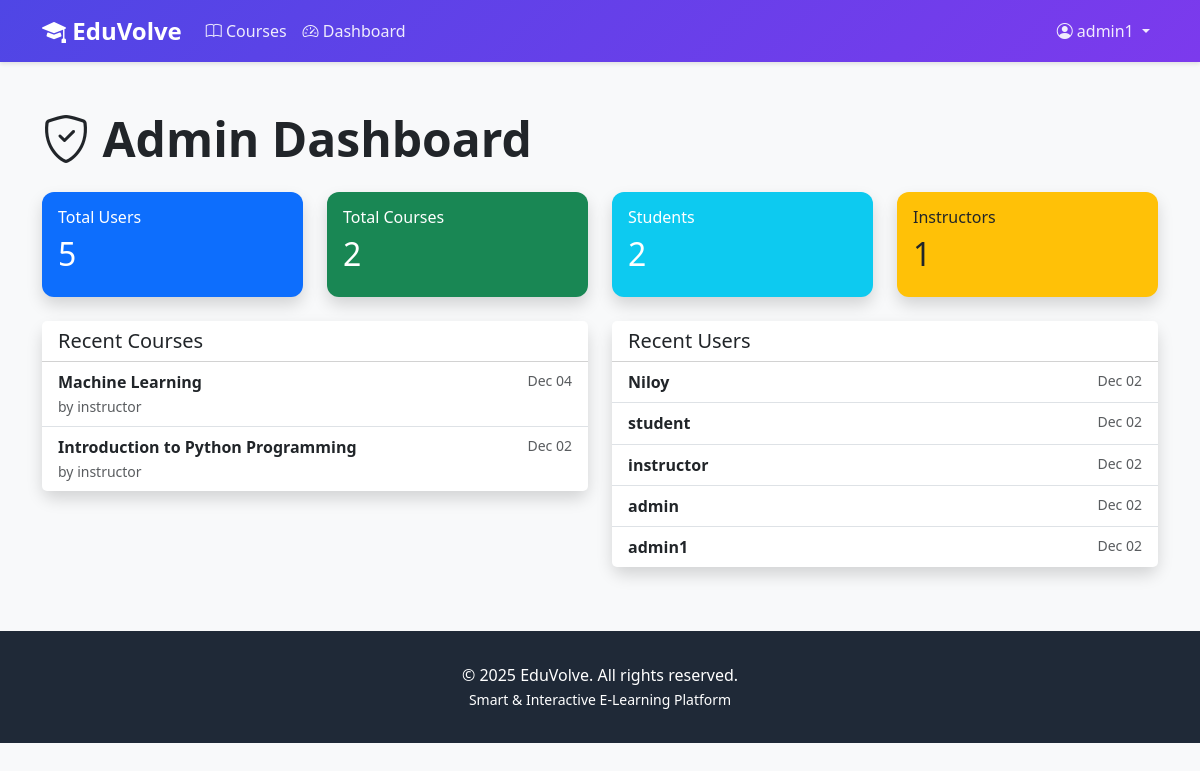
The app's page /courses/dashboard/ (signed in), older data.
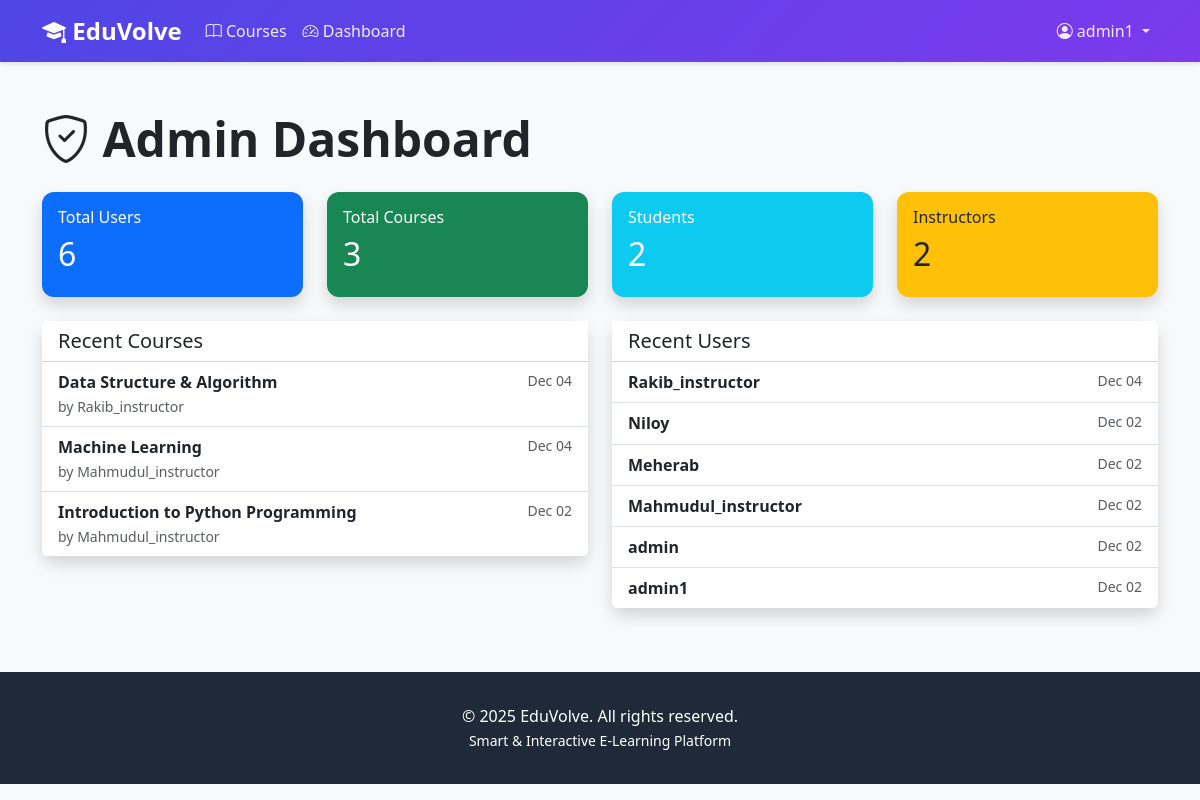
The same page, newer data.
### courses/models.py (models this page shows, shortened)
class Course(models.Model):
    class Level(models.TextChoices):
        BEGINNER = 'BEGINNER', 'Beginner'
        INTERMEDIATE = 'INTERMEDIATE', 'Intermediate'
        ADVANCED = 'ADVANCED', 'Advanced'
    title = models.CharField(max_length=200)
    description = models.TextField()
    instructor = models.ForeignKey(
        User,
        on_delete=models.CASCADE,
        related_name='courses_taught',
        limit_choices_to={'role': 'INSTRUCTOR'}
    )
    thumbnail = models.ImageField(upload_to='course_thumbnails/', blank=True, null=True)
    level = models.CharField(max_length=20, choices=Level.choices, default=Level.BEGINNER)
    duration_weeks = models.IntegerField(default=4, validators=[MinValueValidator(1)])
    is_published = models.BooleanField(default=False)
    created_at = models.DateTimeField(auto_now_add=True)
    updated_at = models.DateTimeField(auto_now=True)
    class Meta:
        ordering = ['-created_at']

### accounts/models.py (models this page shows, shortened)
class User(AbstractUser):
    class Role(models.TextChoices):
        ADMIN = 'ADMIN', 'Admin'
        INSTRUCTOR = 'INSTRUCTOR', 'Instructor'
        STUDENT = 'STUDENT', 'Student'
    role = models.CharField(
        max_length=20,
        choices=Role.choices,
        default=Role.STUDENT
    )
    bio = models.TextField(blank=True, null=True)
    profile_picture = models.ImageField(
        upload_to='profiles/',
        blank=True,
        null=True
    )
    phone = models.CharField(max_length=15, blank=True, null=True)
    date_of_birth = models.DateField(blank=True, null=True)
    total_points = models.IntegerField(default=0, validators=[MinValueValidator(0)])
    current_streak = models.IntegerField(default=0, validators=[MinValueValidator(0)])
    longest_streak = models.IntegerField(default=0, validators=[MinValueValidator(0)])
    last_activity_date = models.DateField(blank=True, null=True)
    created_at = models.DateTimeField(auto_now_add=True)
    updated_at = models.DateTimeField(auto_now=True)
    class Meta:
        ordering = ['-date_joined']
    def is_admin(self):
        return self.role == self.Role.ADMIN
    def is_student(self):
        return self.role == self.Role.STUDENT

### courses/views.py (the view)
# urls.py: path('dashboard/', views.dashboard, name='dashboard'),
@login_required
def dashboard(request):
    if request.user.is_admin():
        return admin_dashboard(request)
    elif request.user.is_instructor():
        return instructor_dashboard(request)
    else:
        return student_dashboard(request)

### courses/views.py (called while the page is built)
@login_required
def admin_dashboard(request):
    total_users = User.objects.count()
    total_courses = Course.objects.count()
    total_students = User.objects.filter(role='STUDENT').count()
    total_instructors = User.objects.filter(role='INSTRUCTOR').count()
    recent_courses = Course.objects.all()[:5]
    recent_users = User.objects.all()[:10]
    context = {
        'total_users': total_users,
        'total_courses': total_courses,
        'total_students': total_students,
        'total_instructors': total_instructors,
        'recent_courses': recent_courses,
        'recent_users': recent_users,
    }
    return render(request, 'courses/admin_dashboard.html', context)

### templates/courses/admin_dashboard.html (shortened to what this page needs)
{% extends 'base.html' %}
{% block content %}
<div class="container my-5">
    <h1 class="display-5 fw-bold mb-4">
        <i class="bi bi-shield-check"></i> Admin Dashboard
    </h1>
    <div class="row mb-4">
        <div class="col-md-3">
            <div class="card bg-primary text-white shadow">
                <div class="card-body">
                    <h6>Total Users</h6>
                    <h2>{{ total_users }}</h2>
                </div>
            </div>
        </div>
        <div class="col-md-3">
            <div class="card bg-success text-white shadow">
                <div class="card-body">
                    <h6>Total Courses</h6>
                    <h2>{{ total_courses }}</h2>
                </div>
            </div>
        </div>
        <div class="col-md-3">
            <div class="card bg-info text-white shadow">
                <div class="card-body">
                    <h6>Students</h6>
                    <h2>{{ total_students }}</h2>
                </div>
            </div>
        </div>
        <div class="col-md-3">
            <div class="card bg-warning text-dark shadow">
                <div class="card-body">
                    <h6>Instructors</h6>
                    <h2>{{ total_instructors }}</h2>
                </div>
            </div>
        </div>
    </div>
    <div class="row">
        <div class="col-md-6">
            <div class="card shadow">
                <div class="card-header bg-white">
                    <h5 class="mb-0">Recent Courses</h5>
                </div>
                <div class="list-group list-group-flush">
                    {% for course in recent_courses %}
                    <a href="{% url 'courses:course_detail' course.id %}" class="list-group-item list-group-item-action">
                        <div class="d-flex justify-content-between">
                            <strong>{{ course.title }}</strong>
                            <small class="text-muted">{{ course.created_at|date:"M d" }}</small>
                        </div>
                        <small class="text-muted">by {{ course.instructor.username }}</small>
                    </a>
                    {% endfor %}
                </div>
            </div>
        </div>
        <div class="col-md-6">
            <div class="card shadow">
                <div class="card-header bg-white">
                    <h5 class="mb-0">Recent Users</h5>
                </div>
                <div class="list-group list-group-flush">
                    {% for user in recent_users %}
                    <div class="list-group-item">
                        <div class="d-flex justify-content-between">
                            <div>
                                <strong>{{ user.username }}</strong>
                                <span class="badge bg-{{ user.role|lower }}">{{ user.get_role_display }}</span>
                            </div>
                            <small class="text-muted">{{ user.date_joined|date:"M d" }}</small>
                        </div>
                    </div>
                    {% endfor %}
                </div>
            </div>
        </div>
    </div>
</div>
{% endblock %}

### templates/base.html (shortened to what this page needs)
<!DOCTYPE html>
<html lang="en">
<head>
    <link href="https://cdn.jsdelivr.net/npm/bootstrap@5.3.0/dist/css/bootstrap.min.css" rel="stylesheet">
    <link rel="stylesheet" href="https://cdn.jsdelivr.net/npm/bootstrap-icons@1.10.0/font/bootstrap-icons.css">
</head>
<body>
    <nav class="navbar navbar-expand-lg navbar-dark">
        <div class="container">
            <a class="navbar-brand" href="{% url 'home' %}">
                <i class="bi bi-mortarboard-fill"></i> EduVolve
            </a>
            <div class="collapse navbar-collapse" id="navbarNav">
                <ul class="navbar-nav me-auto">
                    <li class="nav-item">
                        <a class="nav-link" href="{% url 'courses:course_list' %}">
                            <i class="bi bi-book"></i> Courses
                        </a>
                    </li>
                    {% if user.is_authenticated %}
                        <li class="nav-item">
                            <a class="nav-link" href="{% url 'courses:dashboard' %}">
                                <i class="bi bi-speedometer2"></i> Dashboard
                            </a>
                        </li>
                    {% endif %}
                </ul>
                <ul class="navbar-nav">
                    {% if user.is_authenticated %}
                        <li class="nav-item dropdown">
                            <a class="nav-link dropdown-toggle" href="#" id="navbarDropdown" role="button" data-bs-toggle="dropdown">
                                <i class="bi bi-person-circle"></i> {{ user.username }}
                            </a>
                        </li>
                    {% endif %}
                </ul>
            </div>
        </div>
    </nav>
    <main>
        {% block content %}{% endblock %}
    </main>
    <footer class="footer">
        <div class="container text-center">
            <p class="mb-0">&copy; 2025 EduVolve. All rights reserved.</p>
            <p class="mb-0">
                <small>Smart & Interactive E-Learning Platform</small>
            </p>
        </div>
    </footer>
</body>
</html>

Row changes from the older to the newer data that the page shows:
added Course: title "Data Structure & Algorithm", created_at "Dec 04", instructor.username "Rakib_instructor"
changed Course "Machine Learning": instructor.username "instructor" → "Mahmudul_instructor"
changed Course "Introduction to Python Programming": instructor.username "instructor" → "Mahmudul_instructor"
added User: username "Rakib_instructor", date_joined "Dec 04"
changed User: username "student" → "Meherab"
changed User: username "instructor" → "Mahmudul_instructor"
Text that changed along with them:
{{ total_users }}: "5" → "6"
{{ total_courses }}: "2" → "3"
{{ total_instructors }}: "1" → "2"
